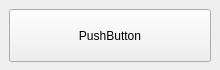
<?xml version="1.0" encoding="UTF-8"?>
<ui version="4.0">
 <class>Form</class>
 <widget class="QWidget" name="Form">
  <property name="geometry">
   <rect>
    <x>0</x>
    <y>0</y>
    <width>220</width>
    <height>70</height>
   </rect>
  </property>
  <property name="maximumSize">
   <size>
    <width>220</width>
    <height>70</height>
   </size>
  </property>
  <property name="windowTitle">
   <string>Form</string>
  </property>
  <widget class="QGroupBox" name="groupBox_2">
   <property name="geometry">
    <rect>
     <x>0</x>
     <y>0</y>
     <width>220</width>
     <height>71</height>
    </rect>
   </property>
   <property name="sizePolicy">
    <sizepolicy hsizetype="Preferred" vsizetype="Preferred">
     <horstretch>0</horstretch>
     <verstretch>0</verstretch>
    </sizepolicy>
   </property>
   <property name="minimumSize">
    <size>
     <width>0</width>
     <height>0</height>
    </size>
   </property>
   <property name="maximumSize">
    <size>
     <width>220</width>
     <height>71</height>
    </size>
   </property>
   <property name="autoFillBackground">
    <bool>false</bool>
   </property>
   <property name="styleSheet">
    <string notr="true">QGroupBox{background-color:transparent;border:0px;}</string>
   </property>
   <property name="title">
    <string/>
   </property>
   <layout class="QHBoxLayout" name="horizontalLayout_3">
    <item>
     <widget class="QPushButton" name="contactName">
      <property name="sizePolicy">
       <sizepolicy hsizetype="Preferred" vsizetype="Preferred">
        <horstretch>0</horstretch>
        <verstretch>0</verstretch>
       </sizepolicy>
      </property>
      <property name="styleSheet">
       <string notr="true">QGroupBox{border-radius:10px;}</string>
      </property>
      <property name="text">
       <string>PushButton</string>
      </property>
     </widget>
    </item>
   </layout>
  </widget>
 </widget>
 <resources>
  <include location="sources.qrc"/>
 </resources>
 <connections/>
</ui>
